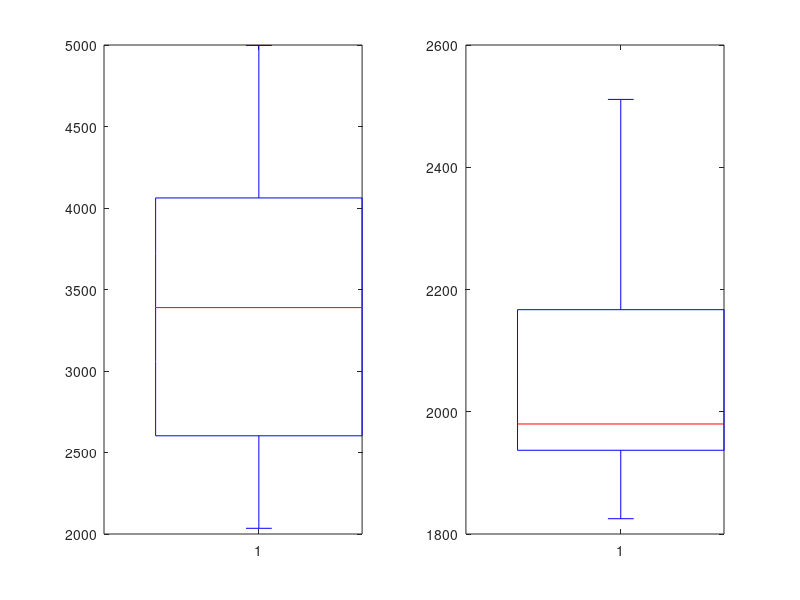

Reproduce this figure in MATLAB. (Note: this script raises an error after producing the figure.)
%% Task 1 / Maximal Horsepower (2 Points)

% a
load carbig.mat; 
m= max(Horsepower); 

% b
manufac= blanks(13); 
mod= blanks(36);
for i= 1: 13
    manufac(i)= Mfg((i-1)*406+m);
end
for i= 1: 36
    mod(i)= Model((i-1)*406+m);
end

% c
Horsepower(m==Horsepower); % only 1

%% Task 2 / Chevrolets (1 Point)
MFG= cellstr(Mfg); k=0; 
for i=1:numel(MFG)
    if strcmp('chevrolet',MFG(i))
        k=k+1;
    end
end

%% Task 3 / Boxplots (3 Points)

% a
w1= Weight(strcmp('chevrolet',MFG)); 
w2= Weight(strcmp('volkswagen',MFG));
subplot(1,2,1);
boxplot(w1);
subplot(1,2,2);
boxplot(w2);

% b
m1= mean(w1); m2= mean(w2);
q1= quantile(w1,0.75); q2= quantile(w2,0.75); 
%% Task 4 / Fitting Distributions (2 Points)
% a
h= Horsepower(strcmp('chevrolet',MFG)); 
pd = fitdist(h,'Normal')
nll = negloglik(pd)
x_values1 = 10:1:250;
y1 = pdf(pd,x_values1);
%plot(x_values1,y1,'LineWidth',2)
% b
pd2 = fitdist(h,'Weibull')
wnll = negloglik(pd2)
x_values2 = 10:1:250;
y2 = pdf(pd2,x_values2);
% weilbull is better. wnull is smaller. 
hold on
histogram(h,50,'Normalization','pdf');
%line(x_values1,y1,'Color','r')
plot(x_values1,y1,'LineWidth',2)
line(x_values2,y2,'Color','b')
hold off